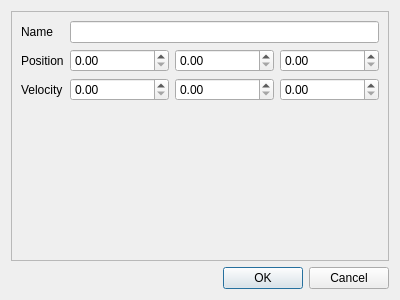
<?xml version="1.0" encoding="UTF-8"?>
<ui version="4.0">
 <class>Dialog</class>
 <widget class="QDialog" name="Dialog">
  <property name="geometry">
   <rect>
    <x>0</x>
    <y>0</y>
    <width>400</width>
    <height>300</height>
   </rect>
  </property>
  <property name="windowTitle">
   <string>Dialog</string>
  </property>
  <layout class="QVBoxLayout" name="verticalLayout">
   <item>
    <widget class="QFrame" name="frame">
     <property name="frameShape">
      <enum>QFrame::StyledPanel</enum>
     </property>
     <property name="frameShadow">
      <enum>QFrame::Raised</enum>
     </property>
     <layout class="QFormLayout" name="formLayout">
      <item row="0" column="0">
       <widget class="QLabel" name="label">
        <property name="text">
         <string>Name</string>
        </property>
       </widget>
      </item>
      <item row="0" column="1">
       <widget class="QLineEdit" name="lineEdit"/>
      </item>
      <item row="1" column="0">
       <widget class="QLabel" name="label_2">
        <property name="text">
         <string>Position</string>
        </property>
       </widget>
      </item>
      <item row="1" column="1">
       <layout class="QHBoxLayout" name="horizontalLayout" stretch="1,1,1">
        <item>
         <widget class="QDoubleSpinBox" name="doubleSpinBox"/>
        </item>
        <item>
         <widget class="QDoubleSpinBox" name="doubleSpinBox_2"/>
        </item>
        <item>
         <widget class="QDoubleSpinBox" name="doubleSpinBox_3"/>
        </item>
       </layout>
      </item>
      <item row="2" column="0">
       <widget class="QLabel" name="label_3">
        <property name="text">
         <string>Velocity</string>
        </property>
       </widget>
      </item>
      <item row="2" column="1">
       <layout class="QHBoxLayout" name="horizontalLayout_2" stretch="1,1,1">
        <item>
         <widget class="QDoubleSpinBox" name="doubleSpinBox_4"/>
        </item>
        <item>
         <widget class="QDoubleSpinBox" name="doubleSpinBox_5"/>
        </item>
        <item>
         <widget class="QDoubleSpinBox" name="doubleSpinBox_6"/>
        </item>
       </layout>
      </item>
     </layout>
    </widget>
   </item>
   <item>
    <widget class="QDialogButtonBox" name="buttonBox">
     <property name="orientation">
      <enum>Qt::Horizontal</enum>
     </property>
     <property name="standardButtons">
      <set>QDialogButtonBox::Cancel|QDialogButtonBox::Ok</set>
     </property>
    </widget>
   </item>
  </layout>
 </widget>
 <resources/>
 <connections>
  <connection>
   <sender>buttonBox</sender>
   <signal>accepted()</signal>
   <receiver>Dialog</receiver>
   <slot>accept()</slot>
   <hints>
    <hint type="sourcelabel">
     <x>248</x>
     <y>254</y>
    </hint>
    <hint type="destinationlabel">
     <x>157</x>
     <y>274</y>
    </hint>
   </hints>
  </connection>
  <connection>
   <sender>buttonBox</sender>
   <signal>rejected()</signal>
   <receiver>Dialog</receiver>
   <slot>reject()</slot>
   <hints>
    <hint type="sourcelabel">
     <x>316</x>
     <y>260</y>
    </hint>
    <hint type="destinationlabel">
     <x>286</x>
     <y>274</y>
    </hint>
   </hints>
  </connection>
 </connections>
</ui>
